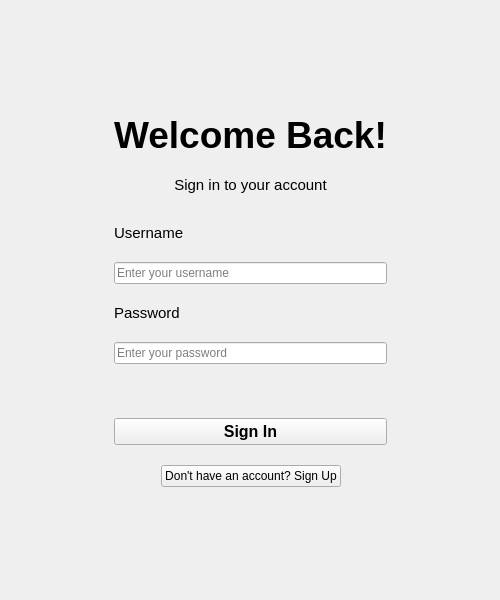
<?xml version="1.0" encoding="UTF-8"?>
<ui version="4.0">
 <class>LoginWindow</class>
 <widget class="QMainWindow" name="LoginWindow">
  <property name="geometry">
   <rect>
    <x>0</x>
    <y>0</y>
    <width>500</width>
    <height>600</height>
   </rect>
  </property>
  <property name="windowTitle">
   <string>Dietitian Client Tracker - Login</string>
  </property>
  <widget class="QWidget" name="centralwidget">
   <layout class="QGridLayout" name="gridLayout">
    <item row="0" column="1">
     <spacer name="verticalSpacer_top">
      <property name="orientation">
       <enum>Qt::Vertical</enum>
      </property>
      <property name="sizeType">
       <enum>QSizePolicy::Expanding</enum>
      </property>
      <property name="sizeHint" stdset="0">
       <size>
        <width>20</width>
        <height>40</height>
       </size>
      </property>
     </spacer>
    </item>
    <item row="1" column="0">
     <spacer name="horizontalSpacer_2">
      <property name="orientation">
       <enum>Qt::Horizontal</enum>
      </property>
      <property name="sizeHint" stdset="0">
       <size>
        <width>42</width>
        <height>20</height>
       </size>
      </property>
     </spacer>
    </item>
    <item row="1" column="1">
     <layout class="QVBoxLayout" name="verticalLayout_card">
      <property name="spacing">
       <number>20</number>
      </property>
      <property name="leftMargin">
       <number>40</number>
      </property>
      <property name="topMargin">
       <number>40</number>
      </property>
      <property name="rightMargin">
       <number>40</number>
      </property>
      <property name="bottomMargin">
       <number>40</number>
      </property>
      <item>
       <widget class="QLabel" name="label_title">
        <property name="font">
         <font>
          <pointsize>28</pointsize>
          <weight>75</weight>
          <bold>true</bold>
         </font>
        </property>
        <property name="text">
         <string>Welcome Back!</string>
        </property>
        <property name="alignment">
         <set>Qt::AlignCenter</set>
        </property>
       </widget>
      </item>
      <item>
       <widget class="QLabel" name="label_subtitle">
        <property name="font">
         <font>
          <pointsize>11</pointsize>
         </font>
        </property>
        <property name="text">
         <string>Sign in to your account</string>
        </property>
        <property name="alignment">
         <set>Qt::AlignCenter</set>
        </property>
       </widget>
      </item>
      <item>
       <spacer name="verticalSpacer_1">
        <property name="orientation">
         <enum>Qt::Vertical</enum>
        </property>
        <property name="sizeHint" stdset="0">
         <size>
          <width>20</width>
          <height>10</height>
         </size>
        </property>
       </spacer>
      </item>
      <item>
       <widget class="QLabel" name="label_username">
        <property name="font">
         <font>
          <pointsize>11</pointsize>
          <weight>50</weight>
          <bold>false</bold>
         </font>
        </property>
        <property name="text">
         <string>Username</string>
        </property>
       </widget>
      </item>
      <item>
       <widget class="QLineEdit" name="input_username">
        <property name="placeholderText">
         <string>Enter your username</string>
        </property>
       </widget>
      </item>
      <item>
       <widget class="QLabel" name="label_password">
        <property name="font">
         <font>
          <pointsize>11</pointsize>
          <weight>50</weight>
          <bold>false</bold>
         </font>
        </property>
        <property name="text">
         <string>Password</string>
        </property>
       </widget>
      </item>
      <item>
       <widget class="QLineEdit" name="input_password">
        <property name="echoMode">
         <enum>QLineEdit::Password</enum>
        </property>
        <property name="placeholderText">
         <string>Enter your password</string>
        </property>
       </widget>
      </item>
      <item>
       <widget class="QLabel" name="label_error">
        <property name="text">
         <string/>
        </property>
        <property name="alignment">
         <set>Qt::AlignCenter</set>
        </property>
       </widget>
      </item>
      <item>
       <widget class="QPushButton" name="btn_login">
        <property name="font">
         <font>
          <pointsize>12</pointsize>
          <weight>75</weight>
          <bold>true</bold>
         </font>
        </property>
        <property name="cursor">
         <cursorShape>PointingHandCursor</cursorShape>
        </property>
        <property name="text">
         <string>Sign In</string>
        </property>
       </widget>
      </item>
      <item>
       <layout class="QHBoxLayout" name="horizontalLayout_signup">
        <item>
         <spacer name="horizontalSpacer_left">
          <property name="sizePolicy">
           <sizepolicy hsizetype="Expanding" vsizetype="Minimum">
            <horstretch>1</horstretch>
            <verstretch>0</verstretch>
           </sizepolicy>
          </property>
          <property name="orientation">
           <enum>Qt::Horizontal</enum>
          </property>
          <property name="sizeHint" stdset="0">
           <size>
            <width>0</width>
            <height>0</height>
           </size>
          </property>
         </spacer>
        </item>
        <item>
         <widget class="QPushButton" name="btn_signup_link">
          <property name="cursor">
           <cursorShape>PointingHandCursor</cursorShape>
          </property>
          <property name="text">
           <string>Don't have an account? Sign Up</string>
          </property>
         </widget>
        </item>
        <item>
         <spacer name="horizontalSpacer">
          <property name="sizePolicy">
           <sizepolicy hsizetype="Expanding" vsizetype="Minimum">
            <horstretch>1</horstretch>
            <verstretch>0</verstretch>
           </sizepolicy>
          </property>
          <property name="orientation">
           <enum>Qt::Horizontal</enum>
          </property>
          <property name="sizeHint" stdset="0">
           <size>
            <width>0</width>
            <height>0</height>
           </size>
          </property>
         </spacer>
        </item>
       </layout>
      </item>
     </layout>
    </item>
    <item row="1" column="2">
     <spacer name="horizontalSpacer_3">
      <property name="orientation">
       <enum>Qt::Horizontal</enum>
      </property>
      <property name="sizeHint" stdset="0">
       <size>
        <width>42</width>
        <height>20</height>
       </size>
      </property>
     </spacer>
    </item>
    <item row="2" column="1">
     <spacer name="verticalSpacer_bottom">
      <property name="orientation">
       <enum>Qt::Vertical</enum>
      </property>
      <property name="sizeType">
       <enum>QSizePolicy::Expanding</enum>
      </property>
      <property name="sizeHint" stdset="0">
       <size>
        <width>20</width>
        <height>40</height>
       </size>
      </property>
     </spacer>
    </item>
   </layout>
  </widget>
 </widget>
 <resources/>
 <connections/>
</ui>
